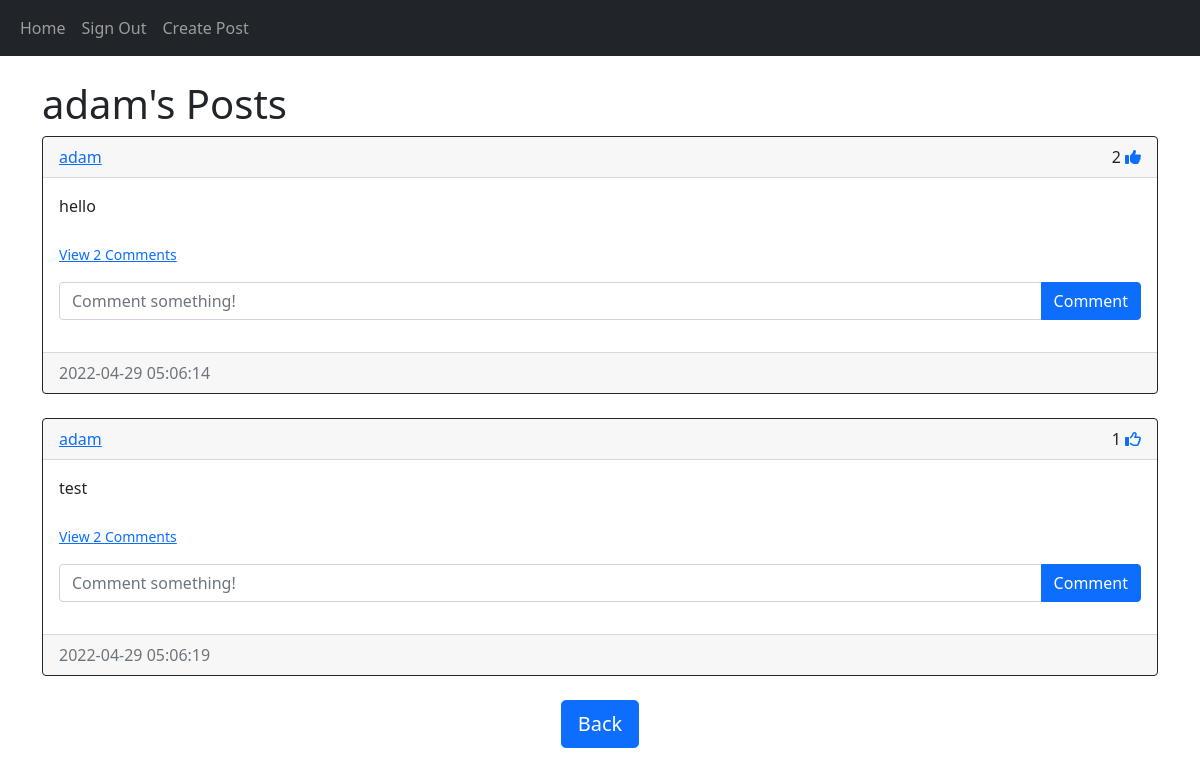
The app's page /posts/adam (signed in) with its own data.
### website/models.py (models this page shows)
class User(db.Model, UserMixin):
    id = db.Column(db.Integer, primary_key=True)
    email = db.Column(db.String(150), unique=True)
    username = db.Column(db.String(150), unique=True)
    password = db.Column(db.String(150))
    date_created = db.Column(db.DateTime(timezone=True), default=func.now())
    posts = db.relationship('Post', backref='user', passive_deletes=True)
    comments = db.relationship('Comment', backref='user', passive_deletes=True)
    likes = db.relationship('Like', backref='user', passive_deletes=True)

class Post(db.Model):
    id = db.Column(db.Integer, primary_key=True)
    text = db.Column(db.Text, nullable=False)
    date_created = db.Column(db.DateTime(timezone=True), default=func.now())
    author = db.Column(db.Integer, db.ForeignKey('user.id', ondelete="CASCADE"), nullable=False)
    comments = db.relationship('Comment', backref='post', passive_deletes=True)
    likes = db.relationship('Like', backref='post', passive_deletes=True)

### website/views.py (the view)
@views.route("/posts/<username>")
@login_required
def posts(username):
    user = User.query.filter_by(username=username).first()
    if not user:
        flash('No user with that name exists', category='error')
        return redirect(url_for('views.home'))
    posts = user.posts
    return render_template("posts.html", user=current_user, posts=posts, username=username)

### website/__init__.py (called while the page is built)
def create_app():
    app = Flask(__name__)
    app.config['SECRET_KEY'] = "AYO?"
    app.config['SQLALCHEMY_DATABASE_URI'] = f'sqlite:///{DB_NAME}'
    db.init_app(app)
    from .views import views
    from .auth import auth
    app.register_blueprint(views, url_prefix="/")
    app.register_blueprint(auth, url_prefix="/")
    from .models import User, Post, Comment, Like
    create_database(app)
    login_manager = LoginManager()
    login_manager.login_view = "auth.login"
    login_manager.init_app(app)
    @login_manager.user_loader
    def load_user(id):
        return User.query.get(int(id))
    return app

### website/templates/posts.html (shortened to what this page needs)
{% extends "posts_div.html" %}
{% block header %}
{{username}}'s Posts
{% endblock %}
{% block footer %}
<div align="center">
    <a href="/">
        <button type="button" class="btn btn-primary btn-lg">Back</button>
    </a>
</div>
{% endblock %}

### website/templates/posts_div.html (shortened to what this page needs)
{% extends "base.html" %}
{% block body %}
<br/>
<h1 align="'center">{% block header %}Posts{% endblock %}</h1>
<div id="posts">
    {% for post in posts %}
    <div class="card border-dark">
        <div class="card-header d-flex justify-content-between align-items-center">
            <a href="/posts/{{post.user.username}}">{{post.user.username}}</a>
            <div>
                {{post.likes|length}}
                {% if user.id in post.likes|map(attribute='author')|list %}
                <a href="/like-post/{{post.id}}"><i class="fas fa-thumbs-up"></i></a>
                {% else %}
                <a href="/like-post/{{post.id}}"><i class="far fa-thumbs-up"></i></a>
                {% endif %}
            </div>
        </div>
        <div class="card-body">
            <div class="card-text">{{post.text}}</div>
            <br/>
            <p class="card-text">
                {% if post.comments|length > 0 %}
                <a data-bs-toggle="collapse" href="#comments-{{post.id}}" role="button">
                    <small>View {{post.comments|length}} Comments</small>
                </a>
                {% else %}
                <small class="text-muted">No Comments</small>
                {% endif %}
            </p>
            <form class="input-group mb-3" method="POST" action="/create-comment/{{post.id}}">
                <input type="text" id="text" name="text" class="form-control" placeholder="Comment something!"/>
                <button type="submit" class="btn btn-primary">Comment</button>
            </form>
        </div>
        <div class="card-footer text-muted">{{post.date_created}}</div>
    </div>
    <br/>
    {% endfor %}
</div>
{% block footer %}{% endblock %}
{% endblock %}

### website/templates/base.html (shortened to what this page needs)
<!DOCTYPE html>
<html lang="en">
<head>
    <link href="https://cdn.jsdelivr.net/npm/bootstrap@5.1.3/dist/css/bootstrap.min.css" rel="stylesheet">
</head>
<body>
    <nav class="navbar navbar-expand-lg navbar-dark bg-dark">
        <div class="container-fluid">
            <div class="collapse navbar-collapse" id="navbar">
                <div class="navbar-nav">
                    {% if user.is_authenticated %}
                    <a class="nav-item nav-link" href="/home">Home</a>
                    <a class="nav-item nav-link" href="/sign-out">Sign Out</a>
                    <a class="nav-item nav-link" href="/create-post">Create Post</a>
                    {% else %}
                    <a class="nav-item nav-link" href="/home">Home</a>
                    <a class="nav-item nav-link" href="/login">Login</a>
                    <a class="nav-item nav-link" href="/sign-up">Sign Up</a>
                    {% endif %}
                </div>
            </div>
        </div>
    </nav>
    <div class="container">{% block body %}{% endblock %}</div>
</body>
</html>

### records on screen
User: username "adam"
Post: user.username "adam", likes|length "2", text "hello", comments|length "2", date_created "2022-04-29 05:06:14"
Post: user.username "adam", likes|length "1", text "test", comments|length "2", date_created "2022-04-29 05:06:19"
